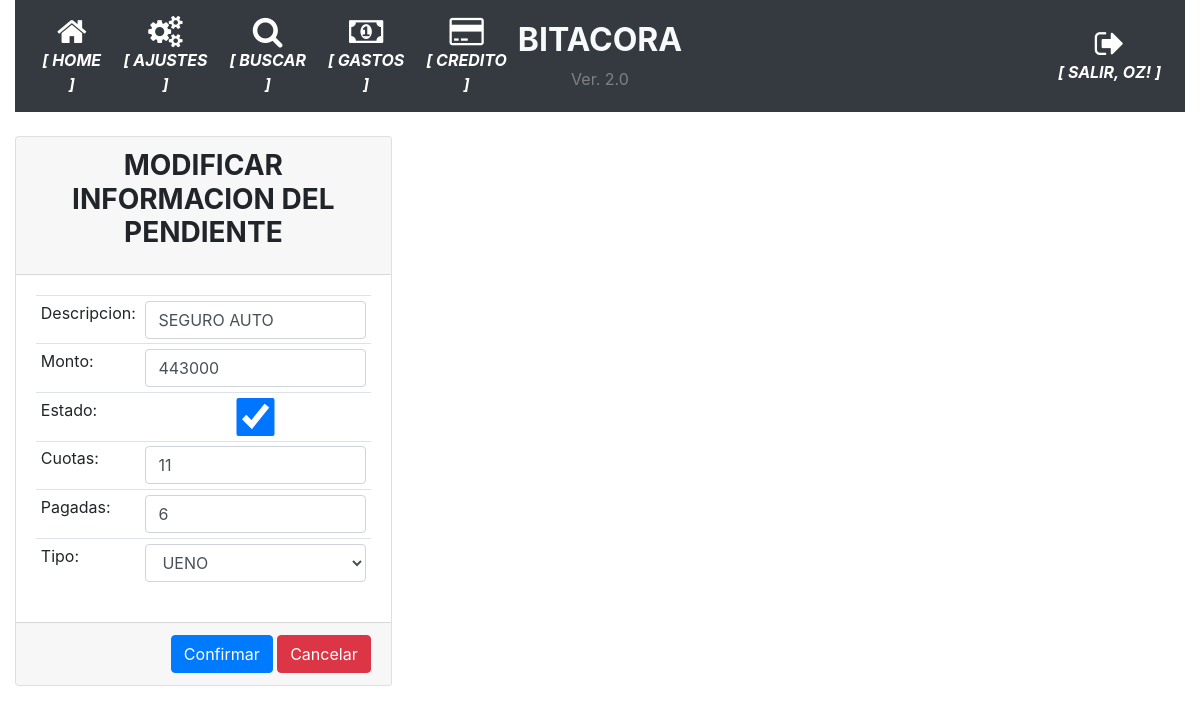
/modificar_pendiente/3 (signed in), run on an earlier commit of the app's database.
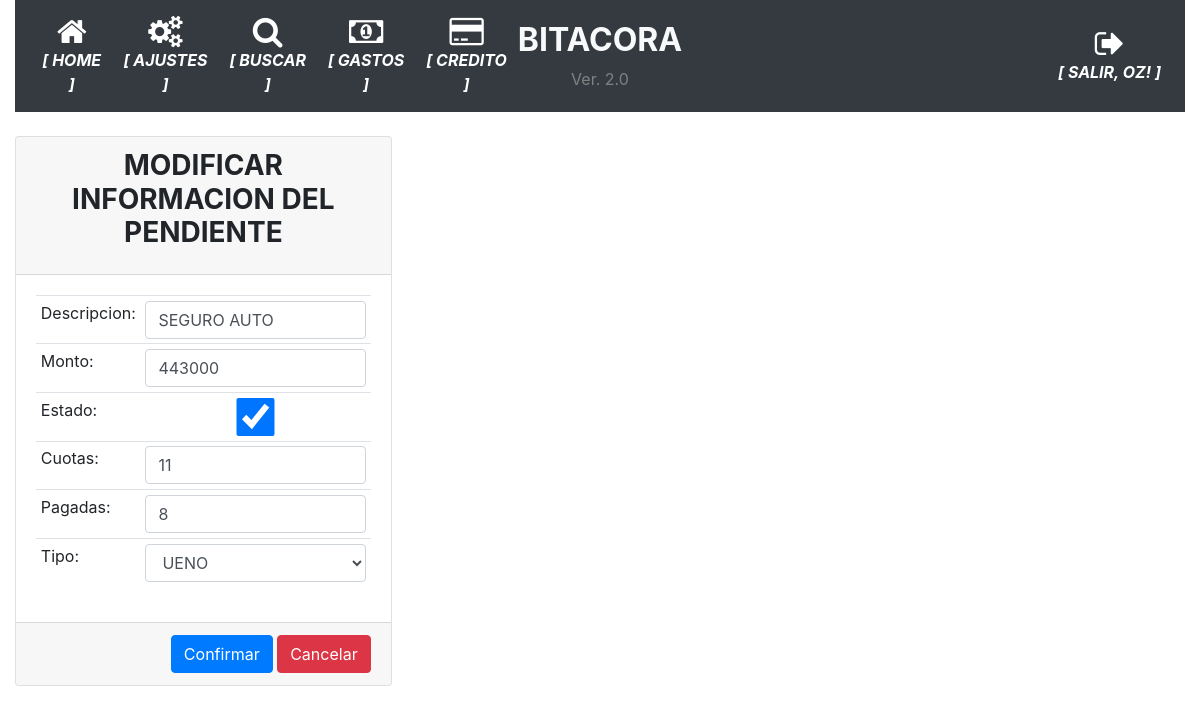
And on a later commit of the database.
### app/models.py (models this page shows, shortened)
class DeudasPendientes(db.Model):
    __tablename__='deudas_pendientes'
    id = db.Column(db.Integer, primary_key=True)
    descripcion = db.Column(db.String(100), nullable=False)
    monto = db.Column(db.Integer)
    estado = db.Column(db.Boolean, server_default=u'False')
    cuotas = db.Column(db.Integer)
    cuotas_pagadas = db.Column(db.Integer)
    id_agrupador = db.Column(db.Integer, nullable=True)

### app/routes.py (the view)
@app.route('/modificar_pendiente/<int:pendiente_id>', methods=['GET', 'POST'])
@login_required
def modificar_pendiente(pendiente_id):
    operacion = DeudasPendientes.query.get(pendiente_id)
    form = FormularioPendientes()
    if operacion:
        if form.validate_on_submit():
            operacion.descripcion = form.descripcion.data
            operacion.monto = form.monto.data
            operacion.estado = form.estado.data
            operacion.cuotas = form.cuotas.data
            operacion.cuotas_pagadas = form.cuotas_pagadas.data
            operacion.id_agrupador = form.tipo.data
            db.session.commit()
            flash('Se modifico la operacion con exito.')
            return redirect(url_for('parametrico'))
        else:
            for k, v in form.errors.items():
                flash('Error en: '+k)
        form.descripcion.data = operacion.descripcion
        form.monto.data = operacion.monto
        form.estado.data = operacion.estado
        form.cuotas.data = operacion.cuotas
        form.cuotas_pagadas.data = operacion.cuotas_pagadas
        form.tipo.data = operacion.id_agrupador
        return render_template('modificar_pendientes.html', form=form, pendiente_id=pendiente_id)
    else:
        flash('No se encontro la operacion a modificar.')
    return redirect(url_for('index'))

### app/formularios.py
class FormularioPendientes(FlaskForm):
    descripcion = StringField('Descripcion', validators={DataRequired()})
    monto = IntegerField('Monto', validators={DataRequired()})
    estado = BooleanField('Estado')
    cuotas = IntegerField('Cuotas')
    cuotas_pagadas = IntegerField('Cuotas Pagadas')
    tipo = SelectField('Tipo', choices=listar_agrupador(), coerce=int)
    submit = SubmitField('Confirmar')

### app/models.py (called while the page is built)
@login.user_loader
def load_user(id):
    return User.query.get(int(id))

### app/templates/modificar_pendientes.html (shortened to what this page needs)
{% extends "base.html" %}
{% block main %}
<form action="{{ url_for('modificar_pendiente', pendiente_id=pendiente_id) }}" method="post">
  <div class="card-columns">
    <div class="card">
        <div class="card-header">
            <h3 class="card-title text-center"><strong>MODIFICAR INFORMACION DEL PENDIENTE</strong></h3>
        </div>
        <div class="card-body">
            <table class="table table-sm">
                <tr><td>Descripcion:</td><td><strong>{{ form.descripcion(class="form-control") }}</strong></td></tr>
                <tr><td>Monto:</td><td><strong>{{ form.monto(class="form-control") }}</strong></td></tr>
                <tr><td>Estado:</td><td><strong>{{ form.estado(class="form-control") }}</strong></td></tr>
                <tr><td>Cuotas:</td><td><strong>{{ form.cuotas(class="form-control") }}</strong></td></tr>
                <tr><td>Pagadas:</td><td><strong>{{ form.cuotas_pagadas(class="form-control") }}</strong></td></tr>
                <tr><td>Tipo:</td><td><strong>{{ form.tipo(class="form-control") }}</strong></td></tr>
            </table>
        </div>
        <div class="card-footer text-muted text-right">
            {{ form.submit(class="btn btn-primary") }}
            <a href="#" onclick="goBack()" class="btn btn-danger">Cancelar</a>
        </div>
    </div>
  </div>
</form>
{% endblock %}

What changed in the data, as far as the page shows it:
changed DeudasPendientes "SEGURO AUTO": cuotas_pagadas "6" → "8"
